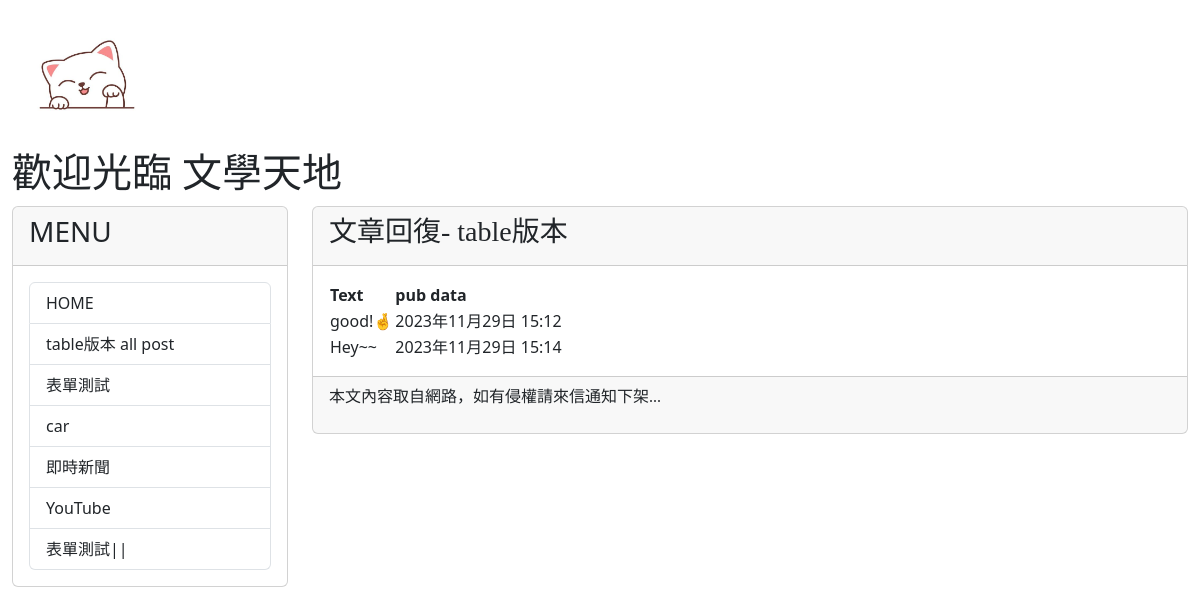
The page /post/8/comments on the database its author committed.
### mysite/models.py (models this page shows, shortened)
class Comment(models.Model):
    post = models.ForeignKey(Post ,on_delete=models.CASCADE)
    text = models.CharField(max_length=200)
    pub_date = models.DateTimeField(auto_now_add=True)

### mysite/views.py (the view)
# urls.py: path('post/<int:post_id>/comments', mv.show_comments, name='show-comments'), #post唯一的postid show出comments
def show_comments(request, post_id):
    comments = Post.objects.get(id=post_id).comment_set.all()
    return render(request, 'comments.html', locals())

### mysite/templates/comments.html (shortened to what this page needs)
{% extends "base2.html" %}
{% block headmessage%}
<h3 style='font-family:標楷體;'>文章回復- table版本</a>
    {% endblock headmessage %}
    {% block content %}
    {% for c in comments %}
    {% if forloop.first %}
    <table>
        <tr background="#cccccc">
            <th>Text</th>
            <th>pub data</th>
        </tr>
    {% endif %}
        <tr background='{% cycle "#ffccff" "#ccffcc" %}'>
            <td>{{ c.text }}</td>
            <td>{{ c.pub_date }}</td>
        </tr>
    {% if forloop.last %}
    </table>
    {% endif %}
    {% empty %}
    <h2>沒有任何回復</h2>
    {% endfor %}
    {% endblock content %}

### rows shown on the page
Comment: text "good!🤞", pub_date "2023年11月29日 15:12"
Comment: text "Hey~~", pub_date "2023年11月29日 15:14"
